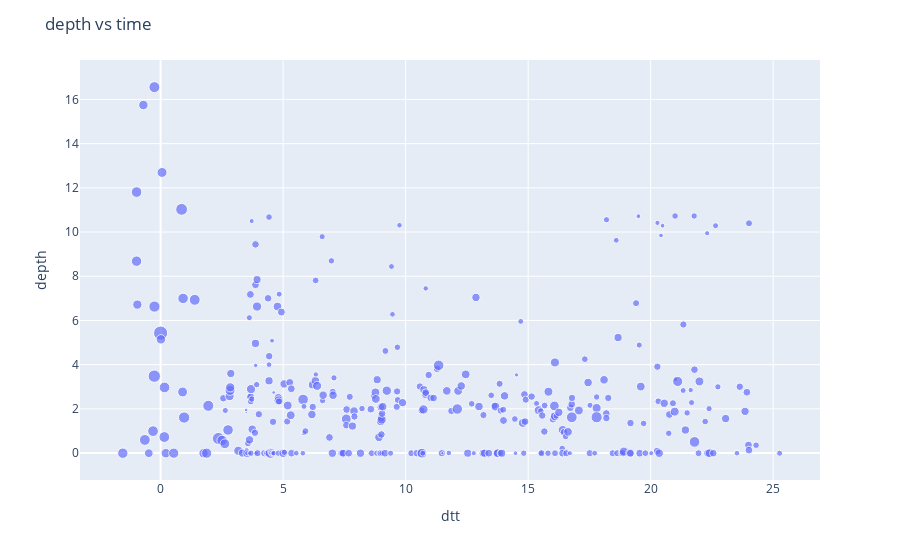

The notebook cell this image was saved under:
### Code cell
# only deal with the ones that have amgnitude determined
# mag here respect to the minimum value
temp_pd_loc=pd_loc[pd_loc.mag!='NM']
mags=pd.to_numeric(temp_pd_loc["mag"])
mags=mags-min(mags)
temp_pd_loc=temp_pd_loc.drop(columns=['mag'])
temp_pd_loc["mag"]=mags
import plotly.express as px
fig = px.scatter(temp_pd_loc, x="dtt", y="depth",size='mag',size_max=10)
fig.update_layout(title='depth vs time')
fig.show()

### Figure 1 — Plotly figure (JSON) as saved in the notebook; plotly's stock layout.template omitted (floating-point values rounded to 4 significant figures; data arrays with more than 128 entries replaced by an {"elided": "..."} marker saying what was removed)
{"data": [{"hovertemplate": "dtt=%{x}<br>depth=%{y}<br>mag=%{marker.size}<extra></extra>", "legendgroup": "", "marker": {"color": "#636efa", "size": {"elided": "332 float values"}, "sizemode": "area", "sizeref": 0.0791, "symbol": "circle"}, "mode": "markers", "name": "", "orientation": "v", "showlegend": false, "type": "scatter", "x": {"elided": "332 float values"}, "xaxis": "x", "y": {"elided": "332 float values"}, "yaxis": "y"}], "layout": {"legend": {"itemsizing": "constant", "tracegroupgap": 0}, "margin": {"t": 60}, "title": {"text": "depth vs time"}, "xaxis": {"anchor": "y", "domain": [0, 1], "title": {"text": "dtt"}}, "yaxis": {"anchor": "x", "domain": [0, 1], "title": {"text": "depth"}}}}
